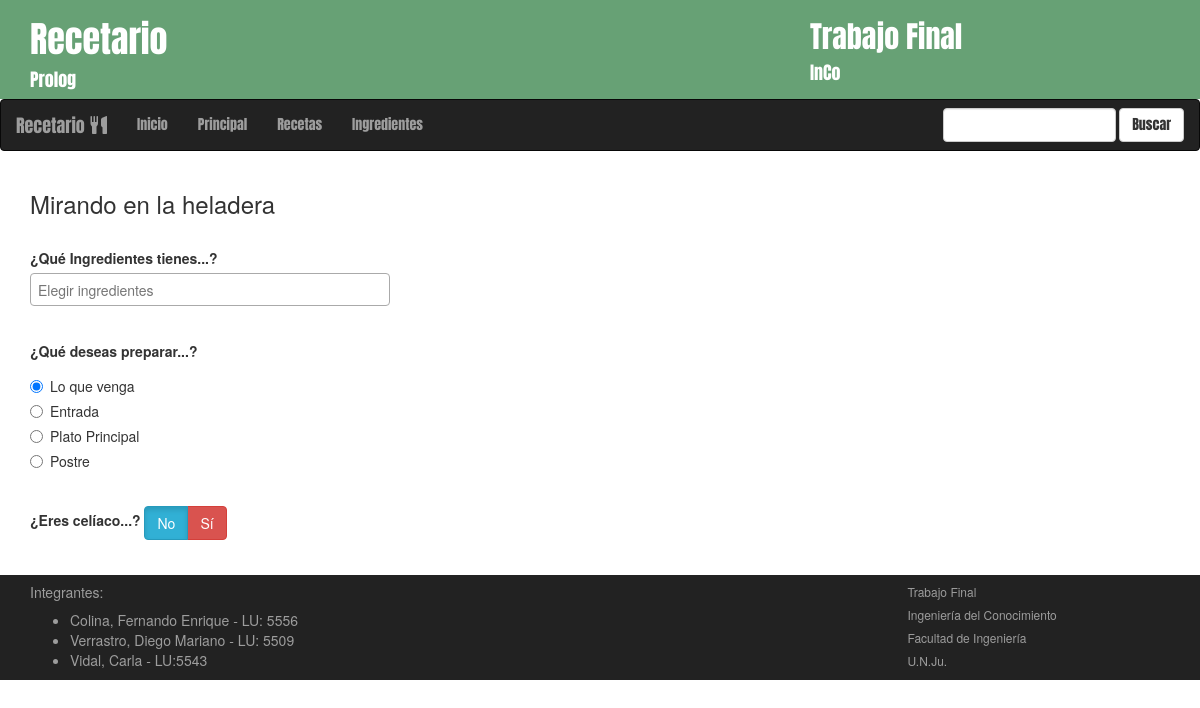
The app's page /plquery/principal/ with its own data.
### recetario/models.py (models this page shows)
class Categoria(models.Model):
	nombre = models.CharField(max_length=20)
	def __unicode__(self):
		return self.nombre

### plquery/views.py (the view)
class PrincipalView(generic.TemplateView):
    template_name = 'plquery/principal.html'
    def get_context_data(self, **kwargs):
        context = super(PrincipalView, self).get_context_data(**kwargs)
        context['ingredientes_list'] = Ingrediente.objects.all().order_by('nombre')
        context['categorias_list'] = Categoria.objects.all().order_by('nombre')
        return context

### recetario/models.py (called while the page is built)
	def __unicode__(self):
		return self.nombre

### plquery/templates/plquery/principal.html (shortened to what this page needs)
{% extends 'plquery/base.html' %}
{% block content %}
<div id="principal" class="container">
	<div class="row">
		<div class="col-xs-6 col-sm-5 col-md-5 col-lg-4">
			<h3>Mirando en la heladera</h3><br>
			<form role="form" method="get" action="{% url 'plquery:resultados' %}">
			<div class="form-group">
				<label for="inputIngr">¿Qué Ingredientes tienes...?</label>
			</div>
			<br>
			<div class="form-group">
				<label for="inputCat">¿Qué deseas preparar...?</label>
					<div class="radio">
						<label>
							<input type="radio" name="categoria_id" id="inputCat" value="0" checked="True">
							Lo que venga
						</label>
					</div>
					{% for categoria in categorias_list %}
					<div class="radio">
						<label>
							<input type="radio" name="categoria_id" id="inputCat" value="{{ categoria.pk }}">
							{{ categoria }}
						</label>
					</div>
					{% endfor %}
			</div>
			<br>
			<div class="form-group">
				<label for="inputCel">¿Eres celíaco...?</label>
					<div class="btn-group" data-toggle="buttons" id="inputCel">
						<label class="btn btn-info active">
							<input type="radio" name="optCel" value="optNo" autocomplete="off" checked>No
						</label>
						<label class="btn btn-danger">
							<input type="radio" name="optCel" value="optSi" autocomplete="off">Sí
						</label>
					</div>
			</div>
			</form>
		</div>
		<div id="resultados" class="col-xs-6 col-sm-7 col-md-7 col-lg-8">
		</div>
   </div>
</div><br>
{% endblock %}

### plquery/static/plquery/css/main.css (style rules this page uses)
html { color: #222; font-size: 1em; line-height: 1.4; }

### records on screen
Categoria: nombre "Entrada"
Categoria: nombre "Plato Principal"
Categoria: nombre "Postre"
